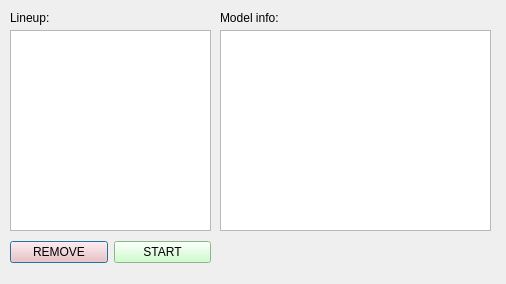
<?xml version="1.0" encoding="UTF-8"?>
<ui version="4.0">
 <class>Dialog_model_lineup</class>
 <widget class="QDialog" name="Dialog_model_lineup">
  <property name="geometry">
   <rect>
    <x>0</x>
    <y>0</y>
    <width>506</width>
    <height>284</height>
   </rect>
  </property>
  <property name="windowTitle">
   <string>Dialog</string>
  </property>
  <widget class="QLabel" name="label">
   <property name="geometry">
    <rect>
     <x>10</x>
     <y>10</y>
     <width>61</width>
     <height>16</height>
    </rect>
   </property>
   <property name="text">
    <string>Lineup:</string>
   </property>
  </widget>
  <widget class="QLabel" name="label_2">
   <property name="geometry">
    <rect>
     <x>220</x>
     <y>10</y>
     <width>61</width>
     <height>16</height>
    </rect>
   </property>
   <property name="text">
    <string>Model info:</string>
   </property>
  </widget>
  <widget class="QListWidget" name="listWidget_2">
   <property name="geometry">
    <rect>
     <x>10</x>
     <y>30</y>
     <width>201</width>
     <height>201</height>
    </rect>
   </property>
  </widget>
  <widget class="QPlainTextEdit" name="plainTextEdit_2">
   <property name="geometry">
    <rect>
     <x>220</x>
     <y>30</y>
     <width>271</width>
     <height>201</height>
    </rect>
   </property>
  </widget>
  <widget class="QWidget" name="">
   <property name="geometry">
    <rect>
     <x>10</x>
     <y>240</y>
     <width>201</width>
     <height>25</height>
    </rect>
   </property>
   <layout class="QHBoxLayout" name="horizontalLayout">
    <item>
     <widget class="QPushButton" name="pushButton">
      <property name="styleSheet">
       <string notr="true">background-color: rgb(255, 185, 185);</string>
      </property>
      <property name="text">
       <string>REMOVE</string>
      </property>
     </widget>
    </item>
    <item>
     <widget class="QPushButton" name="pushButton_2">
      <property name="styleSheet">
       <string notr="true">background-color: rgb(191, 255, 191);</string>
      </property>
      <property name="text">
       <string>START</string>
      </property>
     </widget>
    </item>
   </layout>
  </widget>
 </widget>
 <resources/>
 <connections/>
</ui>
